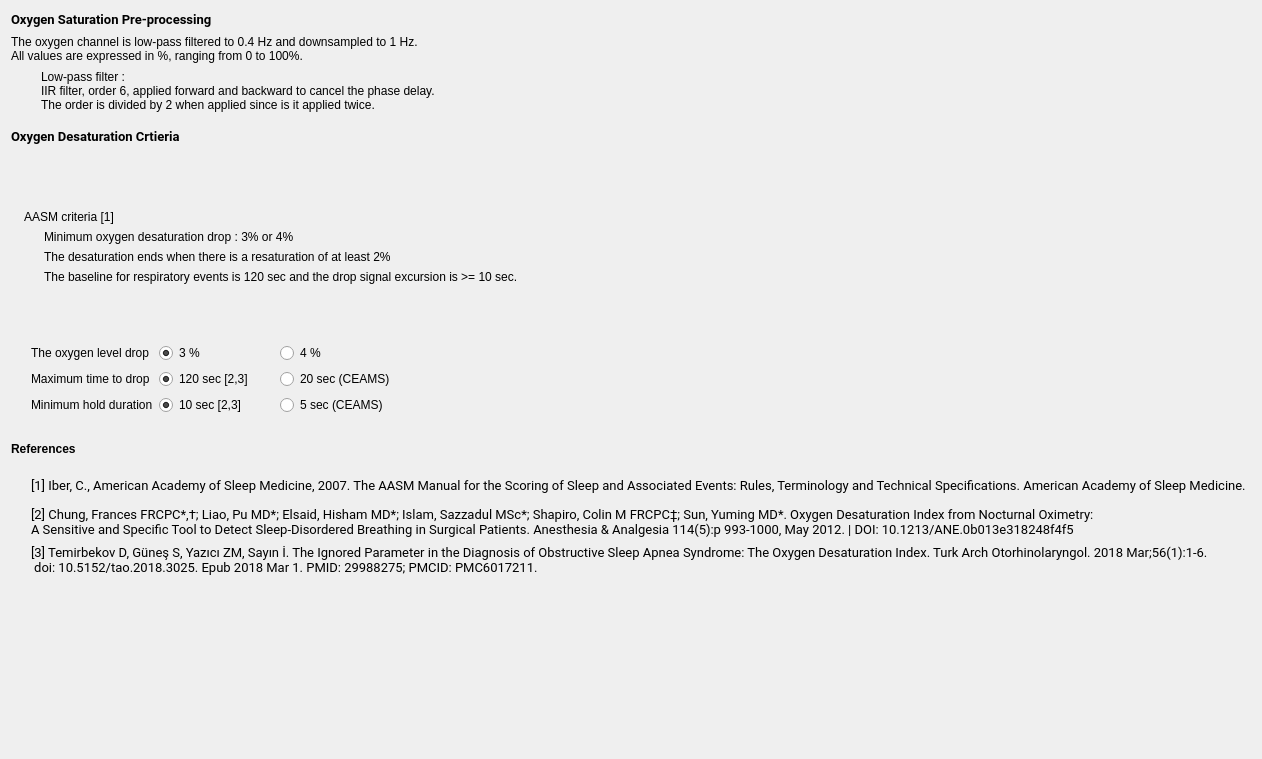
<?xml version="1.0" encoding="UTF-8"?>
<ui version="4.0">
 <class>DetectionSettings</class>
 <widget class="QWidget" name="DetectionSettings">
  <property name="geometry">
   <rect>
    <x>0</x>
    <y>0</y>
    <width>1262</width>
    <height>759</height>
   </rect>
  </property>
  <property name="windowTitle">
   <string/>
  </property>
  <property name="styleSheet">
   <string notr="true">font: 12pt &quot;Roboto&quot;;</string>
  </property>
  <layout class="QVBoxLayout" name="verticalLayout">
   <item>
    <widget class="QLabel" name="label_10">
     <property name="maximumSize">
      <size>
       <width>16777215</width>
       <height>30</height>
      </size>
     </property>
     <property name="font">
      <font>
       <family>Roboto</family>
       <pointsize>10</pointsize>
       <weight>50</weight>
       <italic>false</italic>
       <bold>false</bold>
      </font>
     </property>
     <property name="text">
      <string>&lt;html&gt;&lt;head/&gt;&lt;body&gt;&lt;p&gt;&lt;span style=&quot; font-weight:600;&quot;&gt;Oxygen Saturation Pre-processing&lt;/span&gt;&lt;/p&gt;&lt;/body&gt;&lt;/html&gt;</string>
     </property>
    </widget>
   </item>
   <item>
    <widget class="QLabel" name="label_11">
     <property name="minimumSize">
      <size>
       <width>0</width>
       <height>30</height>
      </size>
     </property>
     <property name="text">
      <string>The oxygen channel is low-pass filtered to 0.4 Hz and downsampled to 1 Hz.
All values are expressed in %, ranging from 0 to 100%.</string>
     </property>
    </widget>
   </item>
   <item>
    <layout class="QGridLayout" name="gridLayout_2">
     <item row="0" column="1">
      <widget class="QLabel" name="label_14">
       <property name="text">
        <string>Low-pass filter : 
IIR filter, order 6, applied forward and backward to cancel the phase delay. 
The order is divided by 2 when applied since is it applied twice.</string>
       </property>
      </widget>
     </item>
     <item row="0" column="0">
      <spacer name="horizontalSpacer_12">
       <property name="orientation">
        <enum>Qt::Horizontal</enum>
       </property>
       <property name="sizeType">
        <enum>QSizePolicy::Fixed</enum>
       </property>
       <property name="sizeHint" stdset="0">
        <size>
         <width>30</width>
         <height>20</height>
        </size>
       </property>
      </spacer>
     </item>
     <item row="1" column="1">
      <spacer name="verticalSpacer_3">
       <property name="orientation">
        <enum>Qt::Vertical</enum>
       </property>
       <property name="sizeType">
        <enum>QSizePolicy::Minimum</enum>
       </property>
       <property name="sizeHint" stdset="0">
        <size>
         <width>20</width>
         <height>10</height>
        </size>
       </property>
      </spacer>
     </item>
    </layout>
   </item>
   <item>
    <widget class="QLabel" name="label">
     <property name="font">
      <font>
       <family>Roboto</family>
       <pointsize>10</pointsize>
       <weight>50</weight>
       <italic>false</italic>
       <bold>false</bold>
      </font>
     </property>
     <property name="text">
      <string>&lt;html&gt;&lt;head/&gt;&lt;body&gt;&lt;p&gt;&lt;span style=&quot; font-weight:600;&quot;&gt;Oxygen Desaturation Crtieria&lt;/span&gt;&lt;/p&gt;&lt;/body&gt;&lt;/html&gt;</string>
     </property>
    </widget>
   </item>
   <item>
    <layout class="QHBoxLayout" name="horizontalLayout_2">
     <item>
      <widget class="QLabel" name="label_pic">
       <property name="maximumSize">
        <size>
         <width>16777215</width>
         <height>185</height>
        </size>
       </property>
       <property name="text">
        <string/>
       </property>
       <property name="pixmap">
        <pixmap resource="desaturation_criteria.qrc">:/desat_critera/oxy_desaturation_small.png</pixmap>
       </property>
      </widget>
     </item>
     <item>
      <layout class="QVBoxLayout" name="verticalLayout_4">
       <item>
        <spacer name="verticalSpacer_8">
         <property name="orientation">
          <enum>Qt::Vertical</enum>
         </property>
         <property name="sizeHint" stdset="0">
          <size>
           <width>20</width>
           <height>40</height>
          </size>
         </property>
        </spacer>
       </item>
       <item>
        <widget class="QLabel" name="label_7">
         <property name="text">
          <string>AASM criteria [1]</string>
         </property>
        </widget>
       </item>
       <item>
        <layout class="QHBoxLayout" name="horizontalLayout">
         <item>
          <spacer name="horizontalSpacer">
           <property name="orientation">
            <enum>Qt::Horizontal</enum>
           </property>
           <property name="sizeType">
            <enum>QSizePolicy::Fixed</enum>
           </property>
           <property name="sizeHint" stdset="0">
            <size>
             <width>20</width>
             <height>20</height>
            </size>
           </property>
          </spacer>
         </item>
         <item>
          <layout class="QVBoxLayout" name="verticalLayout_3">
           <item>
            <widget class="QLabel" name="label_13">
             <property name="text">
              <string>Minimum oxygen desaturation drop : 3% or 4%</string>
             </property>
            </widget>
           </item>
           <item>
            <widget class="QLabel" name="label_15">
             <property name="text">
              <string>The desaturation ends when there is a resaturation of at least 2%</string>
             </property>
            </widget>
           </item>
           <item>
            <widget class="QLabel" name="label_3">
             <property name="text">
              <string>The baseline for respiratory events is 120 sec and the drop signal excursion is &gt;= 10 sec.</string>
             </property>
            </widget>
           </item>
           <item>
            <spacer name="verticalSpacer_5">
             <property name="orientation">
              <enum>Qt::Vertical</enum>
             </property>
             <property name="sizeHint" stdset="0">
              <size>
               <width>20</width>
               <height>40</height>
              </size>
             </property>
            </spacer>
           </item>
          </layout>
         </item>
        </layout>
       </item>
      </layout>
     </item>
     <item>
      <spacer name="horizontalSpacer_4">
       <property name="orientation">
        <enum>Qt::Horizontal</enum>
       </property>
       <property name="sizeHint" stdset="0">
        <size>
         <width>40</width>
         <height>20</height>
        </size>
       </property>
      </spacer>
     </item>
    </layout>
   </item>
   <item>
    <spacer name="verticalSpacer_4">
     <property name="orientation">
      <enum>Qt::Vertical</enum>
     </property>
     <property name="sizeType">
      <enum>QSizePolicy::Minimum</enum>
     </property>
     <property name="sizeHint" stdset="0">
      <size>
       <width>20</width>
       <height>13</height>
      </size>
     </property>
    </spacer>
   </item>
   <item>
    <layout class="QGridLayout" name="gridLayout">
     <item row="0" column="1">
      <widget class="QLabel" name="label_2">
       <property name="minimumSize">
        <size>
         <width>120</width>
         <height>0</height>
        </size>
       </property>
       <property name="text">
        <string>The oxygen level drop</string>
       </property>
      </widget>
     </item>
     <item row="1" column="3">
      <widget class="QRadioButton" name="radioButton_20s">
       <property name="minimumSize">
        <size>
         <width>115</width>
         <height>0</height>
        </size>
       </property>
       <property name="text">
        <string>20 sec (CEAMS)</string>
       </property>
       <attribute name="buttonGroup">
        <string notr="true">buttonGroup_2</string>
       </attribute>
      </widget>
     </item>
     <item row="0" column="2">
      <widget class="QRadioButton" name="radioButton_3perc">
       <property name="text">
        <string>3 %</string>
       </property>
       <property name="checked">
        <bool>true</bool>
       </property>
       <attribute name="buttonGroup">
        <string notr="true">buttonGroup</string>
       </attribute>
      </widget>
     </item>
     <item row="1" column="4">
      <spacer name="horizontalSpacer_10">
       <property name="orientation">
        <enum>Qt::Horizontal</enum>
       </property>
       <property name="sizeHint" stdset="0">
        <size>
         <width>118</width>
         <height>20</height>
        </size>
       </property>
      </spacer>
     </item>
     <item row="0" column="4">
      <spacer name="horizontalSpacer_9">
       <property name="orientation">
        <enum>Qt::Horizontal</enum>
       </property>
       <property name="sizeHint" stdset="0">
        <size>
         <width>40</width>
         <height>20</height>
        </size>
       </property>
      </spacer>
     </item>
     <item row="2" column="3">
      <widget class="QRadioButton" name="radioButton_hold_5s">
       <property name="text">
        <string>5 sec (CEAMS)</string>
       </property>
       <attribute name="buttonGroup">
        <string notr="true">buttonGroup_3</string>
       </attribute>
      </widget>
     </item>
     <item row="2" column="1">
      <widget class="QLabel" name="label_4">
       <property name="minimumSize">
        <size>
         <width>120</width>
         <height>0</height>
        </size>
       </property>
       <property name="text">
        <string>Minimum hold duration</string>
       </property>
      </widget>
     </item>
     <item row="0" column="3">
      <widget class="QRadioButton" name="radioButton_4perc">
       <property name="text">
        <string>4 %</string>
       </property>
       <attribute name="buttonGroup">
        <string notr="true">buttonGroup</string>
       </attribute>
      </widget>
     </item>
     <item row="2" column="4">
      <spacer name="horizontalSpacer_11">
       <property name="orientation">
        <enum>Qt::Horizontal</enum>
       </property>
       <property name="sizeHint" stdset="0">
        <size>
         <width>108</width>
         <height>18</height>
        </size>
       </property>
      </spacer>
     </item>
     <item row="1" column="1">
      <widget class="QLabel" name="label_17">
       <property name="text">
        <string>Maximum time to drop</string>
       </property>
      </widget>
     </item>
     <item row="1" column="2">
      <widget class="QRadioButton" name="radioButton_120s">
       <property name="minimumSize">
        <size>
         <width>115</width>
         <height>0</height>
        </size>
       </property>
       <property name="text">
        <string>120 sec [2,3]</string>
       </property>
       <property name="checked">
        <bool>true</bool>
       </property>
       <attribute name="buttonGroup">
        <string notr="true">buttonGroup_2</string>
       </attribute>
      </widget>
     </item>
     <item row="2" column="2">
      <widget class="QRadioButton" name="radioButton_hold_10s">
       <property name="text">
        <string>10 sec [2,3]</string>
       </property>
       <property name="checked">
        <bool>true</bool>
       </property>
       <attribute name="buttonGroup">
        <string notr="true">buttonGroup_3</string>
       </attribute>
      </widget>
     </item>
     <item row="0" column="0">
      <spacer name="horizontalSpacer_3">
       <property name="orientation">
        <enum>Qt::Horizontal</enum>
       </property>
       <property name="sizeType">
        <enum>QSizePolicy::Fixed</enum>
       </property>
       <property name="sizeHint" stdset="0">
        <size>
         <width>20</width>
         <height>20</height>
        </size>
       </property>
      </spacer>
     </item>
    </layout>
   </item>
   <item>
    <spacer name="verticalSpacer_6">
     <property name="orientation">
      <enum>Qt::Vertical</enum>
     </property>
     <property name="sizeType">
      <enum>QSizePolicy::Minimum</enum>
     </property>
     <property name="sizeHint" stdset="0">
      <size>
       <width>20</width>
       <height>13</height>
      </size>
     </property>
    </spacer>
   </item>
   <item>
    <widget class="QLabel" name="label_8">
     <property name="minimumSize">
      <size>
       <width>0</width>
       <height>30</height>
      </size>
     </property>
     <property name="text">
      <string>&lt;html&gt;&lt;head/&gt;&lt;body&gt;&lt;p&gt;&lt;span style=&quot; font-weight:600;&quot;&gt;References&lt;/span&gt;&lt;/p&gt;&lt;/body&gt;&lt;/html&gt;</string>
     </property>
    </widget>
   </item>
   <item>
    <layout class="QHBoxLayout" name="horizontalLayout_3">
     <item>
      <spacer name="horizontalSpacer_2">
       <property name="orientation">
        <enum>Qt::Horizontal</enum>
       </property>
       <property name="sizeType">
        <enum>QSizePolicy::Fixed</enum>
       </property>
       <property name="sizeHint" stdset="0">
        <size>
         <width>20</width>
         <height>20</height>
        </size>
       </property>
      </spacer>
     </item>
     <item>
      <layout class="QVBoxLayout" name="verticalLayout_2">
       <item>
        <widget class="QLabel" name="label_16">
         <property name="minimumSize">
          <size>
           <width>0</width>
           <height>30</height>
          </size>
         </property>
         <property name="font">
          <font>
           <family>Roboto</family>
           <pointsize>10</pointsize>
           <weight>50</weight>
           <italic>false</italic>
           <bold>false</bold>
          </font>
         </property>
         <property name="text">
          <string>[1] Iber, C., American Academy of Sleep Medicine, 2007. The AASM Manual for the Scoring of Sleep and Associated Events: Rules, Terminology and Technical Specifications. American Academy of Sleep Medicine.</string>
         </property>
        </widget>
       </item>
       <item>
        <widget class="QLabel" name="label_5">
         <property name="font">
          <font>
           <family>Roboto</family>
           <pointsize>10</pointsize>
           <weight>50</weight>
           <italic>false</italic>
           <bold>false</bold>
          </font>
         </property>
         <property name="text">
          <string>[2] Chung, Frances FRCPC*,†; Liao, Pu MD*; Elsaid, Hisham MD*; Islam, Sazzadul MSc*; Shapiro, Colin M FRCPC‡; Sun, Yuming MD*. Oxygen Desaturation Index from Nocturnal Oximetry: 
A Sensitive and Specific Tool to Detect Sleep-Disordered Breathing in Surgical Patients. Anesthesia &amp; Analgesia 114(5):p 993-1000, May 2012. | DOI: 10.1213/ANE.0b013e318248f4f5</string>
         </property>
        </widget>
       </item>
       <item>
        <widget class="QLabel" name="label_6">
         <property name="font">
          <font>
           <family>Roboto</family>
           <pointsize>10</pointsize>
           <weight>50</weight>
           <italic>false</italic>
           <bold>false</bold>
          </font>
         </property>
         <property name="text">
          <string>[3] Temirbekov D, Güneş S, Yazıcı ZM, Sayın İ. The Ignored Parameter in the Diagnosis of Obstructive Sleep Apnea Syndrome: The Oxygen Desaturation Index. Turk Arch Otorhinolaryngol. 2018 Mar;56(1):1-6.
 doi: 10.5152/tao.2018.3025. Epub 2018 Mar 1. PMID: 29988275; PMCID: PMC6017211.</string>
         </property>
        </widget>
       </item>
      </layout>
     </item>
    </layout>
   </item>
   <item>
    <spacer name="verticalSpacer_7">
     <property name="orientation">
      <enum>Qt::Vertical</enum>
     </property>
     <property name="sizeType">
      <enum>QSizePolicy::Expanding</enum>
     </property>
     <property name="sizeHint" stdset="0">
      <size>
       <width>20</width>
       <height>139</height>
      </size>
     </property>
    </spacer>
   </item>
  </layout>
 </widget>
 <resources>
  <include location="desaturation_criteria.qrc"/>
  <include location="../../../../../scinodes_poc/src/main/python/ui/themes/themes.qrc"/>
 </resources>
 <connections/>
 <buttongroups>
  <buttongroup name="buttonGroup"/>
  <buttongroup name="buttonGroup_3"/>
  <buttongroup name="buttonGroup_2"/>
 </buttongroups>
</ui>
